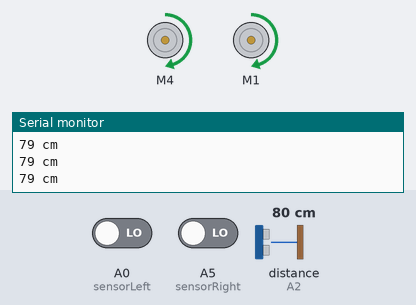
A sketch run on a simulated Arduino Uno, built with avr-gcc and run on an emulated ATmega328P. Shown: 2 × DC motor (green arrow = forward, orange = backward, longer = faster), the last lines printed to the serial monitor. Wiring (inferred from the names in the program): ultrasonic range finder: trigger A1; echo A2. Inputs (shaded band) come from the test bench; at power-on: distance to the obstacle (sensor on A2) 80 cm, A0 (sensorLeft) LOW, A5 (sensorRight) LOW. The echo pulse lasts 58.3 µs per cm.

Above: at 1.2 s.
1.3 s: distance to the obstacle (sensor on A2) set to 33 cm
2.8 s: distance to the obstacle (sensor on A2) set to 28 cm
At 4.0 s:
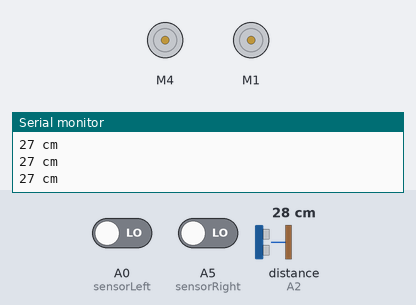
4.3 s: distance to the obstacle (sensor on A2) set to 35 cm
At 5.2 s:
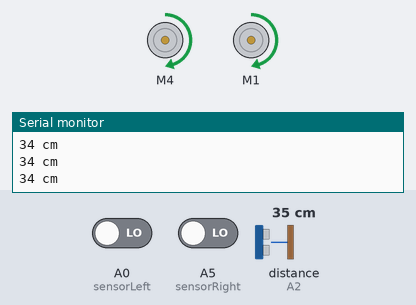
5.8 s: A0 (sensorLeft) driven HIGH
At 6.3 s:
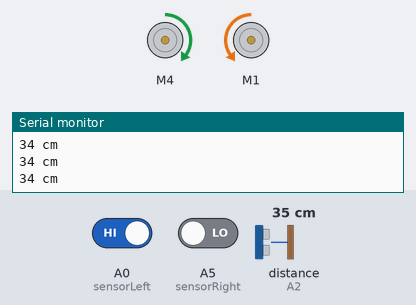
7.3 s: A0 (sensorLeft) driven LOW
At 8.5 s:
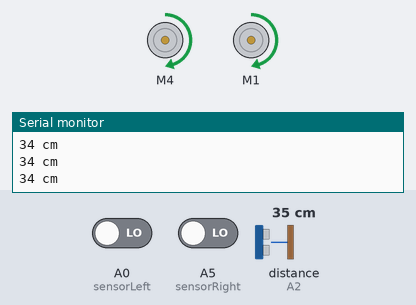
8.8 s: A5 (sensorRight) driven HIGH
At 9.8 s:
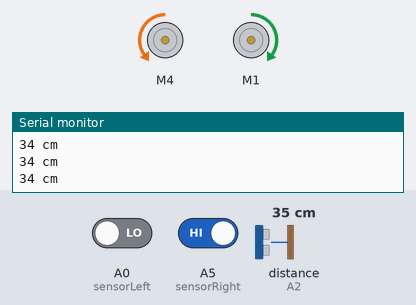
Timing chart, 0 to 11.3 s (numbered marks = the images above; inputs shaded):
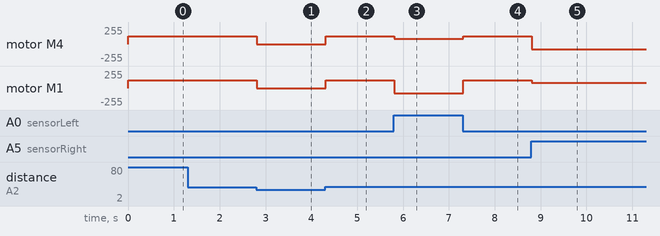

Measured:
- the behaviour switches between 31 and 30 cm on distance to the obstacle (sensor on A2) (found by bisection; images 0 and 1)
- after the input at 2.8 s, motor M4, motor M1: forward 120/255 → stopped at once
- after the input at 4.3 s, motor M4, motor M1: stopped → forward 120/255 at once
- after the input at 5.8 s, motor M4: forward 120/255 → forward 80/255 at once; motor M1: forward 120/255 → backward 80/255 at once
- after the input at 7.3 s, motor M4: forward 80/255 → forward 120/255 at once; motor M1: backward 80/255 → forward 120/255 at once
- after the input at 8.8 s, motor M4: forward 120/255 → backward 80/255 at once; motor M1: forward 120/255 → forward 80/255 at once

The sketch:

Line_Following_Robot.ino
```cpp
#include <AFMotor.h>

AF_DCMotor motor_R(4);
AF_DCMotor motor_L(1);

#define sensorRight A5
#define sensorLeft A0
#define echo A2
#define trig A1

int speed;

void setup() {
  pinMode(sensorRight, INPUT);
  pinMode(sensorLeft, INPUT);
  pinMode(echo, INPUT);
  pinMode(trig, OUTPUT);
  Serial.begin(9600);
}

void loop() {
  motor_R.setSpeed(speed);
  motor_L.setSpeed(speed);

  int rightSensorValue = digitalRead(sensorRight);
  int leftSensorValue = digitalRead(sensorLeft);


  if (ultraSound() < 30) {
    stop();
  } else {
    if (leftSensorValue == HIGH && rightSensorValue == HIGH) {
      stop();
    } else if (leftSensorValue == LOW && rightSensorValue == LOW) {
      forward();
    } else if (leftSensorValue == LOW && rightSensorValue == HIGH) {
      right();
    } else if (leftSensorValue == HIGH && rightSensorValue == LOW) {
      left();
    }
  }
}

void forward() {
  speed = 120;
  motor_R.run(FORWARD);
  motor_L.run(FORWARD);
}

void backward() {
  motor_R.run(BACKWARD);
  motor_L.run(BACKWARD);
}

void right() {
  speed = 80;
  motor_R.run(BACKWARD);
  motor_L.run(FORWARD);
}

void left() {
  speed = 80;
  motor_R.run(FORWARD);
  motor_L.run(BACKWARD);
}

void stop() {
  motor_R.run(RELEASE);
  motor_L.run(RELEASE);
}

int ultraSound() {
  digitalWrite(trig, LOW);
  delayMicroseconds(2);
  digitalWrite(trig, HIGH);
  delayMicroseconds(10);
  digitalWrite(trig, LOW);
  float time = pulseIn(echo, HIGH);
  int distance = time * 0.034 / 2;
  Serial.print(distance);
  Serial.println(" cm");
  return distance;
}
```
